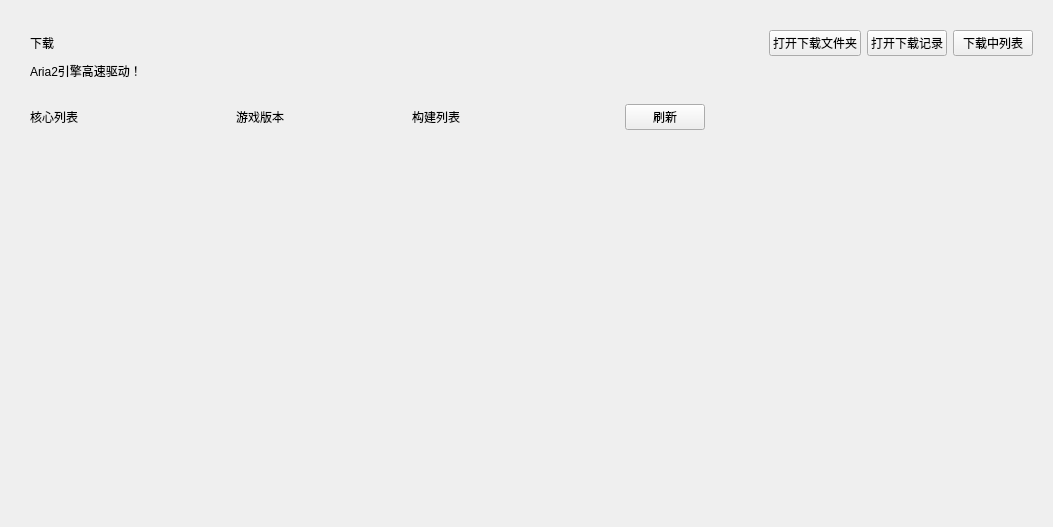
<?xml version="1.0" encoding="UTF-8"?>
<ui version="4.0">
 <class>DownloadInterface</class>
 <widget class="QFrame" name="DownloadInterface">
  <property name="geometry">
   <rect>
    <x>0</x>
    <y>0</y>
    <width>1053</width>
    <height>527</height>
   </rect>
  </property>
  <property name="sizePolicy">
   <sizepolicy hsizetype="Expanding" vsizetype="Expanding">
    <horstretch>0</horstretch>
    <verstretch>0</verstretch>
   </sizepolicy>
  </property>
  <property name="windowTitle">
   <string/>
  </property>
  <layout class="QGridLayout" name="gridLayout">
   <item row="0" column="2">
    <spacer name="topSpacer">
     <property name="orientation">
      <enum>Qt::Vertical</enum>
     </property>
     <property name="sizeType">
      <enum>QSizePolicy::Fixed</enum>
     </property>
     <property name="sizeHint" stdset="0">
      <size>
       <width>20</width>
       <height>10</height>
      </size>
     </property>
    </spacer>
   </item>
   <item row="3" column="4">
    <widget class="SmoothScrollArea" name="downloadingItemWidget">
     <property name="sizePolicy">
      <sizepolicy hsizetype="Fixed" vsizetype="Expanding">
       <horstretch>0</horstretch>
       <verstretch>0</verstretch>
      </sizepolicy>
     </property>
     <property name="minimumSize">
      <size>
       <width>310</width>
       <height>0</height>
      </size>
     </property>
     <property name="maximumSize">
      <size>
       <width>310</width>
       <height>16777215</height>
      </size>
     </property>
     <property name="frameShape">
      <enum>QFrame::NoFrame</enum>
     </property>
     <property name="widgetResizable">
      <bool>true</bool>
     </property>
     <property name="alignment">
      <set>Qt::AlignHCenter|Qt::AlignTop</set>
     </property>
     <widget class="QWidget" name="scrollAreaWidgetContents">
      <property name="geometry">
       <rect>
        <x>0</x>
        <y>0</y>
        <width>310</width>
        <height>407</height>
       </rect>
      </property>
      <property name="sizePolicy">
       <sizepolicy hsizetype="Expanding" vsizetype="Expanding">
        <horstretch>0</horstretch>
        <verstretch>0</verstretch>
       </sizepolicy>
      </property>
      <layout class="QVBoxLayout" name="downloadingItemLayout"/>
     </widget>
    </widget>
   </item>
   <item row="1" column="2" rowspan="2" colspan="3">
    <widget class="QWidget" name="titleLimitWidget" native="true">
     <layout class="QGridLayout" name="gridLayout_4">
      <item row="0" column="1">
       <widget class="TransparentPushButton" name="openDownloadFolderBtn">
        <property name="sizePolicy">
         <sizepolicy hsizetype="Fixed" vsizetype="Fixed">
          <horstretch>0</horstretch>
          <verstretch>0</verstretch>
         </sizepolicy>
        </property>
        <property name="text">
         <string>打开下载文件夹</string>
        </property>
       </widget>
      </item>
      <item row="0" column="0">
       <widget class="TitleLabel" name="titleLabel">
        <property name="sizePolicy">
         <sizepolicy hsizetype="Preferred" vsizetype="Fixed">
          <horstretch>0</horstretch>
          <verstretch>0</verstretch>
         </sizepolicy>
        </property>
        <property name="text">
         <string>下载</string>
        </property>
       </widget>
      </item>
      <item row="1" column="0" colspan="2">
       <widget class="StrongBodyLabel" name="subTitleLabel">
        <property name="sizePolicy">
         <sizepolicy hsizetype="Preferred" vsizetype="Fixed">
          <horstretch>0</horstretch>
          <verstretch>0</verstretch>
         </sizepolicy>
        </property>
        <property name="text">
         <string>Aria2引擎高速驱动！</string>
        </property>
        <property name="textFormat">
         <enum>Qt::MarkdownText</enum>
        </property>
       </widget>
      </item>
      <item row="0" column="2">
       <widget class="TransparentPushButton" name="openDownloadEntriesBtn">
        <property name="sizePolicy">
         <sizepolicy hsizetype="Fixed" vsizetype="Fixed">
          <horstretch>0</horstretch>
          <verstretch>0</verstretch>
         </sizepolicy>
        </property>
        <property name="text">
         <string>打开下载记录</string>
        </property>
       </widget>
      </item>
      <item row="0" column="3">
       <widget class="TransparentTogglePushButton" name="showDownloadingItemBtn">
        <property name="sizePolicy">
         <sizepolicy hsizetype="Fixed" vsizetype="Fixed">
          <horstretch>0</horstretch>
          <verstretch>0</verstretch>
         </sizepolicy>
        </property>
        <property name="text">
         <string>下载中列表</string>
        </property>
       </widget>
      </item>
     </layout>
    </widget>
   </item>
   <item row="3" column="2">
    <widget class="PopUpAniStackedWidget" name="downloadStackedWidget">
     <property name="currentIndex">
      <number>0</number>
     </property>
     <widget class="QWidget" name="downloadWithFastMirror">
      <layout class="QGridLayout" name="gridLayout_2">
       <item row="0" column="0">
        <widget class="SubtitleLabel" name="coreListSubtitleLabel">
         <property name="sizePolicy">
          <sizepolicy hsizetype="Fixed" vsizetype="Fixed">
           <horstretch>0</horstretch>
           <verstretch>0</verstretch>
          </sizepolicy>
         </property>
         <property name="text">
          <string>核心列表</string>
         </property>
        </widget>
       </item>
       <item row="1" column="1">
        <widget class="SmoothScrollArea" name="versionSmoothScrollArea">
         <property name="sizePolicy">
          <sizepolicy hsizetype="Fixed" vsizetype="Expanding">
           <horstretch>0</horstretch>
           <verstretch>0</verstretch>
          </sizepolicy>
         </property>
         <property name="minimumSize">
          <size>
           <width>170</width>
           <height>0</height>
          </size>
         </property>
         <property name="maximumSize">
          <size>
           <width>170</width>
           <height>16777215</height>
          </size>
         </property>
         <property name="frameShape">
          <enum>QFrame::NoFrame</enum>
         </property>
         <property name="verticalScrollBarPolicy">
          <enum>Qt::ScrollBarAsNeeded</enum>
         </property>
         <property name="widgetResizable">
          <bool>true</bool>
         </property>
         <widget class="QWidget" name="versionScrollAreaWidgetContents">
          <property name="geometry">
           <rect>
            <x>0</x>
            <y>0</y>
            <width>170</width>
            <height>351</height>
           </rect>
          </property>
          <layout class="QVBoxLayout" name="verticalLayout_13">
           <item>
            <layout class="QVBoxLayout" name="versionLayout"/>
           </item>
          </layout>
         </widget>
        </widget>
       </item>
       <item row="1" column="2" colspan="3">
        <widget class="SmoothScrollArea" name="buildScrollArea">
         <property name="minimumSize">
          <size>
           <width>20</width>
           <height>0</height>
          </size>
         </property>
         <property name="frameShape">
          <enum>QFrame::NoFrame</enum>
         </property>
         <property name="verticalScrollBarPolicy">
          <enum>Qt::ScrollBarAsNeeded</enum>
         </property>
         <property name="horizontalScrollBarPolicy">
          <enum>Qt::ScrollBarAsNeeded</enum>
         </property>
         <property name="widgetResizable">
          <bool>true</bool>
         </property>
         <widget class="QWidget" name="buildScrollAreaWidgetContents">
          <property name="geometry">
           <rect>
            <x>0</x>
            <y>0</y>
            <width>294</width>
            <height>351</height>
           </rect>
          </property>
          <layout class="QVBoxLayout" name="verticalLayout_2">
           <item>
            <layout class="QVBoxLayout" name="buildLayout"/>
           </item>
          </layout>
         </widget>
        </widget>
       </item>
       <item row="0" column="2">
        <widget class="SubtitleLabel" name="buildSubtitleLabel">
         <property name="sizePolicy">
          <sizepolicy hsizetype="Expanding" vsizetype="Fixed">
           <horstretch>0</horstretch>
           <verstretch>0</verstretch>
          </sizepolicy>
         </property>
         <property name="text">
          <string>构建列表</string>
         </property>
        </widget>
       </item>
       <item row="0" column="1">
        <widget class="SubtitleLabel" name="versionSubtitleLabel">
         <property name="sizePolicy">
          <sizepolicy hsizetype="Fixed" vsizetype="Fixed">
           <horstretch>0</horstretch>
           <verstretch>0</verstretch>
          </sizepolicy>
         </property>
         <property name="text">
          <string>游戏版本</string>
         </property>
        </widget>
       </item>
       <item row="1" column="0">
        <widget class="SmoothScrollArea" name="coreListSmoothScrollArea">
         <property name="sizePolicy">
          <sizepolicy hsizetype="Fixed" vsizetype="Expanding">
           <horstretch>0</horstretch>
           <verstretch>0</verstretch>
          </sizepolicy>
         </property>
         <property name="minimumSize">
          <size>
           <width>200</width>
           <height>0</height>
          </size>
         </property>
         <property name="maximumSize">
          <size>
           <width>200</width>
           <height>16777215</height>
          </size>
         </property>
         <property name="frameShape">
          <enum>QFrame::NoFrame</enum>
         </property>
         <property name="verticalScrollBarPolicy">
          <enum>Qt::ScrollBarAsNeeded</enum>
         </property>
         <property name="widgetResizable">
          <bool>true</bool>
         </property>
         <widget class="QWidget" name="coreListScrollAreaWidgetContents">
          <property name="geometry">
           <rect>
            <x>0</x>
            <y>0</y>
            <width>200</width>
            <height>351</height>
           </rect>
          </property>
          <layout class="QVBoxLayout" name="verticalLayout_14">
           <item>
            <layout class="QVBoxLayout" name="coreListLayout"/>
           </item>
          </layout>
         </widget>
        </widget>
       </item>
       <item row="0" column="3">
        <widget class="PushButton" name="refreshFastMirrorAPIBtn">
         <property name="sizePolicy">
          <sizepolicy hsizetype="Fixed" vsizetype="Fixed">
           <horstretch>0</horstretch>
           <verstretch>0</verstretch>
          </sizepolicy>
         </property>
         <property name="text">
          <string>刷新</string>
         </property>
         <property name="flat">
          <bool>false</bool>
         </property>
         <property name="hasIcon" stdset="0">
          <bool>false</bool>
         </property>
        </widget>
       </item>
      </layout>
     </widget>
     <widget class="QWidget" name="downloadWithMCSLAPI">
      <layout class="QGridLayout" name="gridLayout_3">
       <item row="0" column="0">
        <widget class="Pivot" name="MCSLAPIPivot">
         <property name="sizePolicy">
          <sizepolicy hsizetype="Minimum" vsizetype="Minimum">
           <horstretch>0</horstretch>
           <verstretch>0</verstretch>
          </sizepolicy>
         </property>
         <property name="minimumSize">
          <size>
           <width>210</width>
           <height>44</height>
          </size>
         </property>
         <property name="maximumSize">
          <size>
           <width>16777215</width>
           <height>44</height>
          </size>
         </property>
        </widget>
       </item>
       <item row="0" column="1">
        <spacer name="horizontalSpacer">
         <property name="orientation">
          <enum>Qt::Horizontal</enum>
         </property>
         <property name="sizeHint" stdset="0">
          <size>
           <width>40</width>
           <height>20</height>
          </size>
         </property>
        </spacer>
       </item>
       <item row="1" column="0" colspan="3">
        <widget class="PopUpAniStackedWidget" name="MCSLAPIStackedWidget">
         <property name="sizePolicy">
          <sizepolicy hsizetype="Expanding" vsizetype="Expanding">
           <horstretch>0</horstretch>
           <verstretch>0</verstretch>
          </sizepolicy>
         </property>
         <property name="minimumSize">
          <size>
           <width>676</width>
           <height>336</height>
          </size>
         </property>
         <property name="maximumSize">
          <size>
           <width>16777215</width>
           <height>16777215</height>
          </size>
         </property>
         <property name="currentIndex">
          <number>0</number>
         </property>
         <widget class="QWidget" name="MCSLAPIJava">
          <property name="sizePolicy">
           <sizepolicy hsizetype="Expanding" vsizetype="Expanding">
            <horstretch>0</horstretch>
            <verstretch>0</verstretch>
           </sizepolicy>
          </property>
          <layout class="QVBoxLayout" name="verticalLayout_3">
           <item>
            <widget class="SmoothScrollArea" name="MCSLAPIJavaScrollArea">
             <property name="frameShape">
              <enum>QFrame::NoFrame</enum>
             </property>
             <property name="widgetResizable">
              <bool>true</bool>
             </property>
             <widget class="QWidget" name="MCSLAPIJavaScrollAreaWidgetContents">
              <property name="geometry">
               <rect>
                <x>0</x>
                <y>0</y>
                <width>100</width>
                <height>30</height>
               </rect>
              </property>
              <property name="sizePolicy">
               <sizepolicy hsizetype="Expanding" vsizetype="Expanding">
                <horstretch>0</horstretch>
                <verstretch>0</verstretch>
               </sizepolicy>
              </property>
              <layout class="QVBoxLayout" name="verticalLayout_8">
               <item>
                <layout class="QVBoxLayout" name="MCSLAPIJavaScrollAreaLayout"/>
               </item>
              </layout>
             </widget>
            </widget>
           </item>
          </layout>
         </widget>
         <widget class="QWidget" name="MCSLAPISpigot">
          <property name="sizePolicy">
           <sizepolicy hsizetype="Expanding" vsizetype="Expanding">
            <horstretch>0</horstretch>
            <verstretch>0</verstretch>
           </sizepolicy>
          </property>
          <layout class="QVBoxLayout" name="verticalLayout_4">
           <item>
            <widget class="SmoothScrollArea" name="MCSLAPISpigotScrollArea">
             <property name="frameShape">
              <enum>QFrame::NoFrame</enum>
             </property>
             <property name="widgetResizable">
              <bool>true</bool>
             </property>
             <widget class="QWidget" name="MCSLAPISpigotScrollAreaWidgetContents">
              <property name="geometry">
               <rect>
                <x>0</x>
                <y>0</y>
                <width>100</width>
                <height>30</height>
               </rect>
              </property>
              <property name="sizePolicy">
               <sizepolicy hsizetype="Expanding" vsizetype="Expanding">
                <horstretch>0</horstretch>
                <verstretch>0</verstretch>
               </sizepolicy>
              </property>
              <layout class="QVBoxLayout" name="verticalLayout_9">
               <item>
                <layout class="QVBoxLayout" name="MCSLAPISpigotScrollAreaLayout"/>
               </item>
              </layout>
             </widget>
            </widget>
           </item>
          </layout>
         </widget>
         <widget class="QWidget" name="MCSLAPIPaper">
          <property name="sizePolicy">
           <sizepolicy hsizetype="Expanding" vsizetype="Expanding">
            <horstretch>0</horstretch>
            <verstretch>0</verstretch>
           </sizepolicy>
          </property>
          <layout class="QVBoxLayout" name="verticalLayout_5">
           <item>
            <widget class="SmoothScrollArea" name="MCSLAPIPaperScrollArea">
             <property name="frameShape">
              <enum>QFrame::NoFrame</enum>
             </property>
             <property name="widgetResizable">
              <bool>true</bool>
             </property>
             <widget class="QWidget" name="MCSLAPIPaperScrollAreaWidgetContents">
              <property name="geometry">
               <rect>
                <x>0</x>
                <y>0</y>
                <width>100</width>
                <height>30</height>
               </rect>
              </property>
              <property name="sizePolicy">
               <sizepolicy hsizetype="Expanding" vsizetype="Expanding">
                <horstretch>0</horstretch>
                <verstretch>0</verstretch>
               </sizepolicy>
              </property>
              <layout class="QVBoxLayout" name="verticalLayout_10">
               <item>
                <layout class="QVBoxLayout" name="MCSLAPIPaperScrollAreaLayout"/>
               </item>
              </layout>
             </widget>
            </widget>
           </item>
          </layout>
         </widget>
         <widget class="QWidget" name="MCSLAPIBungeeCord">
          <property name="sizePolicy">
           <sizepolicy hsizetype="Expanding" vsizetype="Expanding">
            <horstretch>0</horstretch>
            <verstretch>0</verstretch>
           </sizepolicy>
          </property>
          <layout class="QVBoxLayout" name="verticalLayout_6">
           <item>
            <widget class="SmoothScrollArea" name="MCSLAPIBungeeCordScrollArea">
             <property name="frameShape">
              <enum>QFrame::NoFrame</enum>
             </property>
             <property name="widgetResizable">
              <bool>true</bool>
             </property>
             <widget class="QWidget" name="MCSLAPIBungeeCordScrollAreaWidgetContents">
              <property name="geometry">
               <rect>
                <x>0</x>
                <y>0</y>
                <width>100</width>
                <height>30</height>
               </rect>
              </property>
              <property name="sizePolicy">
               <sizepolicy hsizetype="Expanding" vsizetype="Expanding">
                <horstretch>0</horstretch>
                <verstretch>0</verstretch>
               </sizepolicy>
              </property>
              <layout class="QVBoxLayout" name="verticalLayout_11">
               <item>
                <layout class="QVBoxLayout" name="MCSLAPIBungeeCordScrollAreaLayout"/>
               </item>
              </layout>
             </widget>
            </widget>
           </item>
          </layout>
         </widget>
         <widget class="QWidget" name="MCSLAPIOfficialCore">
          <property name="sizePolicy">
           <sizepolicy hsizetype="Expanding" vsizetype="Expanding">
            <horstretch>0</horstretch>
            <verstretch>0</verstretch>
           </sizepolicy>
          </property>
          <layout class="QVBoxLayout" name="verticalLayout_7">
           <item>
            <widget class="SmoothScrollArea" name="MCSLAPIOfficialCoreScrollArea">
             <property name="frameShape">
              <enum>QFrame::NoFrame</enum>
             </property>
             <property name="widgetResizable">
              <bool>true</bool>
             </property>
             <widget class="QWidget" name="MCSLAPIOfficialCoreScrollAreaWidgetContents">
              <property name="geometry">
               <rect>
                <x>0</x>
                <y>0</y>
                <width>100</width>
                <height>30</height>
               </rect>
              </property>
              <property name="sizePolicy">
               <sizepolicy hsizetype="Expanding" vsizetype="Expanding">
                <horstretch>0</horstretch>
                <verstretch>0</verstretch>
               </sizepolicy>
              </property>
              <layout class="QVBoxLayout" name="verticalLayout_12">
               <item>
                <layout class="QVBoxLayout" name="MCSLAPIOfficialCoreScrollAreaLayout"/>
               </item>
              </layout>
             </widget>
            </widget>
           </item>
          </layout>
         </widget>
        </widget>
       </item>
       <item row="0" column="2">
        <widget class="PushButton" name="refreshMCSLAPIBtn">
         <property name="sizePolicy">
          <sizepolicy hsizetype="Fixed" vsizetype="Fixed">
           <horstretch>0</horstretch>
           <verstretch>0</verstretch>
          </sizepolicy>
         </property>
         <property name="text">
          <string>刷新</string>
         </property>
         <property name="hasIcon" stdset="0">
          <bool>false</bool>
         </property>
        </widget>
       </item>
      </layout>
     </widget>
     <widget class="QWidget" name="downloadWithPolarsAPI">
      <layout class="QGridLayout" name="gridLayout_5">
       <item row="0" column="0">
        <widget class="SubtitleLabel" name="polarsTitle">
         <property name="sizePolicy">
          <sizepolicy hsizetype="Fixed" vsizetype="Fixed">
           <horstretch>0</horstretch>
           <verstretch>0</verstretch>
          </sizepolicy>
         </property>
         <property name="text">
          <string>核心类型</string>
         </property>
         <property name="alignment">
          <set>Qt::AlignLeading|Qt::AlignLeft|Qt::AlignTop</set>
         </property>
        </widget>
       </item>
       <item row="1" column="0" rowspan="3">
        <widget class="SmoothScrollArea" name="polarsTypeScrollArea">
         <property name="sizePolicy">
          <sizepolicy hsizetype="Fixed" vsizetype="Expanding">
           <horstretch>0</horstretch>
           <verstretch>0</verstretch>
          </sizepolicy>
         </property>
         <property name="minimumSize">
          <size>
           <width>170</width>
           <height>0</height>
          </size>
         </property>
         <property name="maximumSize">
          <size>
           <width>170</width>
           <height>16777215</height>
          </size>
         </property>
         <property name="frameShape">
          <enum>QFrame::NoFrame</enum>
         </property>
         <property name="verticalScrollBarPolicy">
          <enum>Qt::ScrollBarAsNeeded</enum>
         </property>
         <property name="horizontalScrollBarPolicy">
          <enum>Qt::ScrollBarAlwaysOff</enum>
         </property>
         <property name="widgetResizable">
          <bool>true</bool>
         </property>
         <widget class="QWidget" name="polarsTypeScrollAreaContents">
          <property name="geometry">
           <rect>
            <x>0</x>
            <y>0</y>
            <width>170</width>
            <height>351</height>
           </rect>
          </property>
          <layout class="QGridLayout" name="gridLayout_6">
           <item row="0" column="0">
            <layout class="QVBoxLayout" name="polarsTypeLayout"/>
           </item>
          </layout>
         </widget>
        </widget>
       </item>
       <item row="0" column="1" rowspan="4">
        <widget class="VerticalSeparator" name="VerticalSeparator_2">
         <property name="sizePolicy">
          <sizepolicy hsizetype="Preferred" vsizetype="Expanding">
           <horstretch>0</horstretch>
           <verstretch>0</verstretch>
          </sizepolicy>
         </property>
         <property name="minimumSize">
          <size>
           <width>3</width>
           <height>0</height>
          </size>
         </property>
         <property name="maximumSize">
          <size>
           <width>3</width>
           <height>16777215</height>
          </size>
         </property>
        </widget>
       </item>
       <item row="0" column="2">
        <widget class="SubtitleLabel" name="typeLabel">
         <property name="sizePolicy">
          <sizepolicy hsizetype="Expanding" vsizetype="Fixed">
           <horstretch>0</horstretch>
           <verstretch>0</verstretch>
          </sizepolicy>
         </property>
         <property name="text">
          <string>[Type]</string>
         </property>
        </widget>
       </item>
       <item row="0" column="3">
        <widget class="PushButton" name="refreshPolarsAPIBtn">
         <property name="sizePolicy">
          <sizepolicy hsizetype="Fixed" vsizetype="Fixed">
           <horstretch>0</horstretch>
           <verstretch>0</verstretch>
          </sizepolicy>
         </property>
         <property name="text">
          <string>刷新</string>
         </property>
         <property name="flat">
          <bool>false</bool>
         </property>
         <property name="hasIcon" stdset="0">
          <bool>false</bool>
         </property>
        </widget>
       </item>
       <item row="1" column="2" colspan="2">
        <widget class="BodyLabel" name="descriptionLabel">
         <property name="sizePolicy">
          <sizepolicy hsizetype="Expanding" vsizetype="Fixed">
           <horstretch>0</horstretch>
           <verstretch>0</verstretch>
          </sizepolicy>
         </property>
         <property name="text">
          <string>[Description]</string>
         </property>
        </widget>
       </item>
       <item row="2" column="2" rowspan="2" colspan="2">
        <widget class="SmoothScrollArea" name="polarsCoreScrollArea">
         <property name="frameShape">
          <enum>QFrame::NoFrame</enum>
         </property>
         <property name="verticalScrollBarPolicy">
          <enum>Qt::ScrollBarAsNeeded</enum>
         </property>
         <property name="horizontalScrollBarPolicy">
          <enum>Qt::ScrollBarAlwaysOff</enum>
         </property>
         <property name="widgetResizable">
          <bool>true</bool>
         </property>
         <property name="alignment">
          <set>Qt::AlignHCenter|Qt::AlignTop</set>
         </property>
         <widget class="QWidget" name="polarsCoreScrollAreaContents">
          <property name="geometry">
           <rect>
            <x>0</x>
            <y>0</y>
            <width>491</width>
            <height>326</height>
           </rect>
          </property>
          <layout class="QGridLayout" name="gridLayout_7">
           <item row="0" column="0">
            <layout class="QVBoxLayout" name="polarsCoreLayout"/>
           </item>
          </layout>
         </widget>
        </widget>
       </item>
      </layout>
     </widget>
    </widget>
   </item>
   <item row="1" column="0">
    <spacer name="leftSpacer">
     <property name="orientation">
      <enum>Qt::Horizontal</enum>
     </property>
     <property name="sizeType">
      <enum>QSizePolicy::Fixed</enum>
     </property>
     <property name="sizeHint" stdset="0">
      <size>
       <width>10</width>
       <height>20</height>
      </size>
     </property>
    </spacer>
   </item>
   <item row="3" column="3">
    <widget class="VerticalSeparator" name="VerticalSeparator"/>
   </item>
  </layout>
 </widget>
 <customwidgets>
  <customwidget>
   <class>PushButton</class>
   <extends>QPushButton</extends>
   <header>qfluentwidgets</header>
  </customwidget>
  <customwidget>
   <class>ToggleButton</class>
   <extends>PushButton</extends>
   <header>qfluentwidgets</header>
  </customwidget>
  <customwidget>
   <class>TransparentPushButton</class>
   <extends>PushButton</extends>
   <header>qfluentwidgets</header>
  </customwidget>
  <customwidget>
   <class>TransparentTogglePushButton</class>
   <extends>ToggleButton</extends>
   <header>qfluentwidgets</header>
  </customwidget>
  <customwidget>
   <class>VerticalSeparator</class>
   <extends>QWidget</extends>
   <header>qfluentwidgets</header>
  </customwidget>
  <customwidget>
   <class>SmoothScrollArea</class>
   <extends>QScrollArea</extends>
   <header>qfluentwidgets</header>
   <container>1</container>
  </customwidget>
  <customwidget>
   <class>PopUpAniStackedWidget</class>
   <extends>QStackedWidget</extends>
   <header>qfluentwidgets</header>
   <container>1</container>
  </customwidget>
  <customwidget>
   <class>BodyLabel</class>
   <extends>QLabel</extends>
   <header>qfluentwidgets</header>
  </customwidget>
  <customwidget>
   <class>StrongBodyLabel</class>
   <extends>QLabel</extends>
   <header>qfluentwidgets</header>
  </customwidget>
  <customwidget>
   <class>SubtitleLabel</class>
   <extends>QLabel</extends>
   <header>qfluentwidgets</header>
  </customwidget>
  <customwidget>
   <class>TitleLabel</class>
   <extends>QLabel</extends>
   <header>qfluentwidgets</header>
  </customwidget>
  <customwidget>
   <class>Pivot</class>
   <extends>QWidget</extends>
   <header>qfluentwidgets</header>
  </customwidget>
 </customwidgets>
 <resources/>
 <connections/>
</ui>
